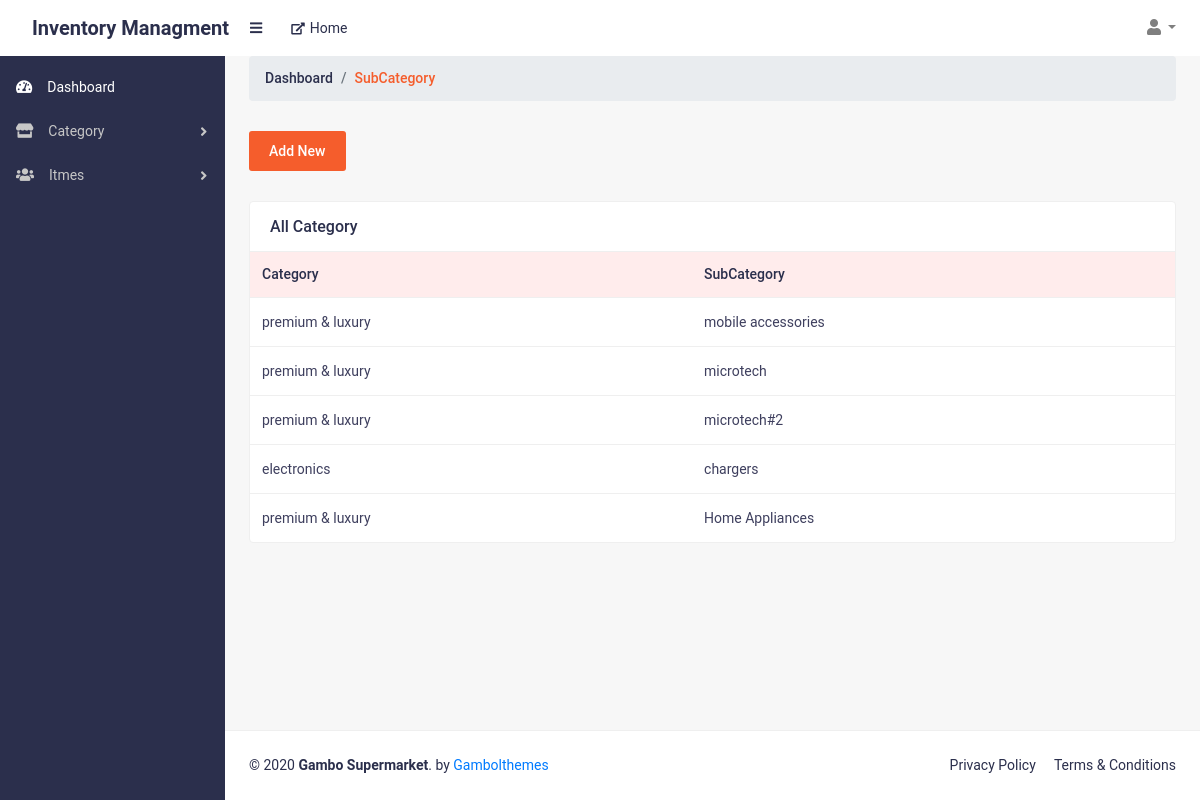
Before: /allSubCategory (signed in) with the older database file.
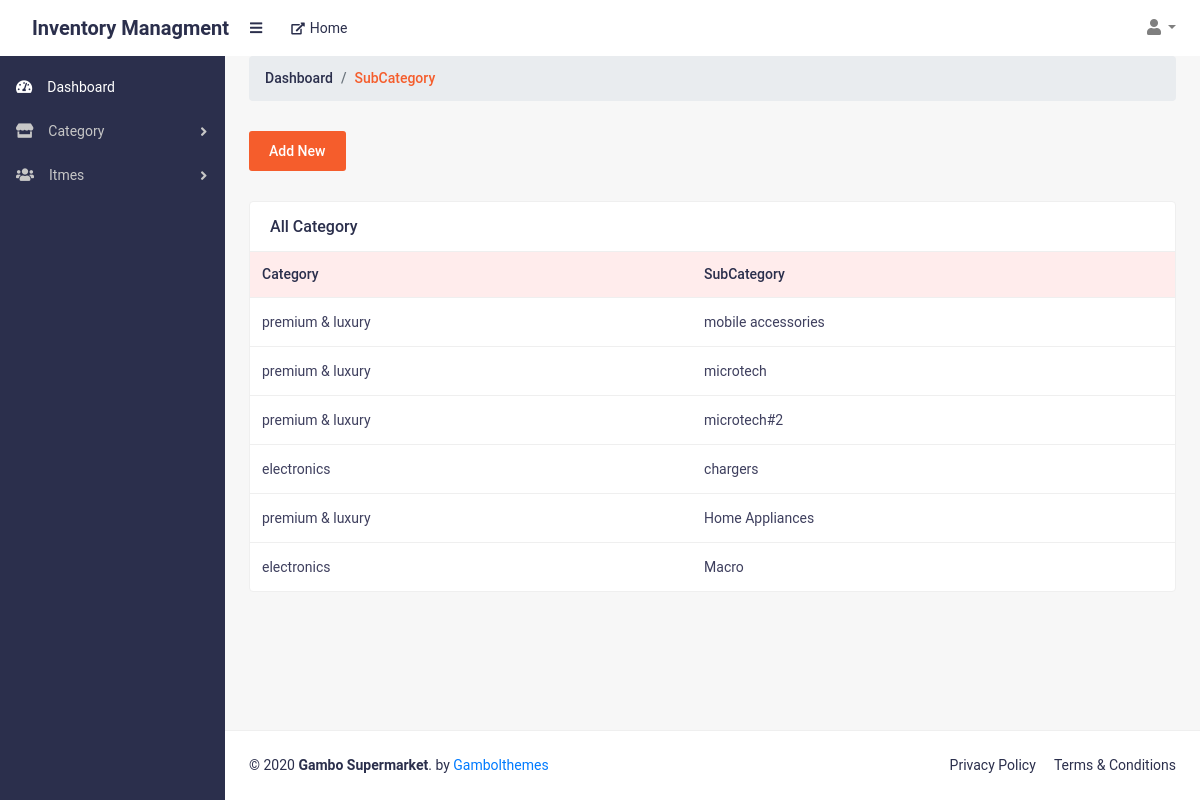
After: the same page with the newer database file.
### web/models.py (models this page shows, shortened)
class subCategory(models.Model):
    sub_Category_Id = models.AutoField(primary_key=True)
    sub_Category_name  = models.CharField(max_length=200, default="",unique=True)
    Category_Id=models.ForeignKey(Category , on_delete=models.SET_NULL,blank=True,null=True)

class Category(models.Model):
    Category_Id = models.AutoField(primary_key=True)
    Category_name  = models.CharField(max_length=200, default="",unique=True)
    Super_Admin_Id=models.ForeignKey(Super_AdminAccount , on_delete=models.SET_NULL,blank=True,null=True)
    def __str__(self):
        return self.Category_name

### web/views.py (the view)
# urls.py: path('allSubCategory',allSubCategory.as_view(),name="allSubCategory"),
class allSubCategory(View):
    def get(self,request):
        try:
            sessionhandle = checkAdminSession(self,request)
            if sessionhandle:
                data = subCategory.objects.all()
                return render(request,'superadmin/subcategory.html',{'data':data})
            return redirect('superadminlogin')
        except:
            return redirect('superadminlogin')

### web/views.py (called while the page is built)
def checkAdminSession(self,request):
    if request.session.has_key('adminid'):
        return True
    else:
        return False

### templates/superadmin/subcategory.html
{% extends 'superadmin/base.html' %}
{% load static %}
{% block body %}
<main>
    <div class="container-fluid">
        <ol class="breadcrumb mb-30">
            <li class="breadcrumb-item"><a href="#">Dashboard</a></li>
            <li class="breadcrumb-item active">SubCategory </li>
        </ol>
        <div class="row justify-content-between">
            <div class="col-lg-12">
                <a href="/addSubCategory" class="add-btn hover-btn">Add New</a>
            </div>
            <div class="col-lg-12 col-md-12">
                <div class="card card-static-2 mt-30 mb-30">
                    <div class="card-title-2">
                        <h4>All Category</h4>
                    </div>
                    <div class="card-body-table">
                        <div class="table-responsive">
                            <table class="table ucp-table table-hover">
                                <thead>
                                    <tr>
                                        <th>Category</th>
                                        <th>SubCategory</th>
                                    </tr>
                                </thead>
                                <tbody>
                                {% for i in data  %}
                                    <tr>
                                        <td>{{i.Category_Id}}</td>
                                        <td>{{i.sub_Category_name}}</td>
                                    </tr>
                                {% endfor %}
                                </tbody>
                            </table>
                        </div>
                    </div>
                </div>
            </div>
        </div>
    </div>
</main>
{% endblock body %}

### templates/superadmin/base.html (shortened to what this page needs)
{% load static %}
{% include 'superadmin/header.html' %}
<body class="sb-nav-fixed">
    <nav class="sb-topnav navbar navbar-expand navbar-light bg-clr">
        <a class="navbar-brand logo-brand" href="/Dashboard">Inventory Managment</a>
        <button class="btn btn-link btn-sm order-1 order-lg-0" id="sidebarToggle" href="#"><i
                class="fas fa-bars"></i></button>
        <a href="/Dashboard" class="frnt-link"><i
                class="fas fa-external-link-alt"></i>Home</a>
        <ul class="navbar-nav ml-auto mr-md-0">
            <li class="nav-item dropdown">
                <a class="nav-link dropdown-toggle" id="userDropdown" href="#" role="button" data-toggle="dropdown"
                    aria-haspopup="true" aria-expanded="false"><i class="fas fa-user fa-fw"></i></a>
            </li>
        </ul>
    </nav>
    <div id="layoutSidenav">
        <div id="layoutSidenav_nav">
            <nav class="sb-sidenav accordion sb-sidenav-dark" id="sidenavAccordion">
                <div class="sb-sidenav-menu">
                    <div class="nav">
                        <a class="nav-link active" href="/Dashboard">
                            <div class="sb-nav-link-icon"><i class="fas fa-tachometer-alt"></i></div>
                            Dashboard
                        </a>
                        <a class="nav-link collapsed" href="#" data-toggle="collapse" data-target="#collapseShops"
                            aria-expanded="false" aria-controls="collapseShops">
                            <div class="sb-nav-link-icon"><i class="fas fa-store"></i></div>
                            Category
                            <div class="sb-sidenav-collapse-arrow"><i class="fas fa-angle-down"></i></div>
                        </a>
                        <a class="nav-link collapsed" href="#" data-toggle="collapse" data-target="#cRiders"
                            aria-expanded="false" aria-controls="collapseShops">
                            <div class="sb-nav-link-icon"><i class="fas fa-users"></i></div>
                            Itmes
                            <div class="sb-sidenav-collapse-arrow"><i class="fas fa-angle-down"></i></div>
                        </a>
                    </div>
                </div>
            </nav>
        </div>
        <div id="layoutSidenav_content">
            {% block body %}
            {% endblock body %}
            {% include 'superadmin/footer.html' %}

### templates/superadmin/header.html (shortened to what this page needs)
{% load static %}
<!DOCTYPE html>
<html lang="en">
<head>
<link href="{% static '' %}assets/css/styles.css" rel="stylesheet">
<link href="{% static '' %}assets/css/admin-style.css" rel="stylesheet">
<link href="{% static '' %}assets/vendor/bootstrap/css/bootstrap.min.css" rel="stylesheet">
<link href="{% static '' %}assets/vendor/fontawesome-free/css/all.min.css" rel="stylesheet">
</head>

### templates/superadmin/footer.html (shortened to what this page needs)
{% load static %}
<footer class="py-4 bg-footer mt-auto">
    <div class="container-fluid">
        <div class="d-flex align-items-center justify-content-between small">
            <div class="text-muted-1">© 2020 <b>Gambo Supermarket</b>. by <a
                    href="https://themeforest.net/user/gambolthemes">Gambolthemes</a></div>
            <div class="footer-links">
                <a href="https://gambolthemes.net/html-items/gambo_supermarket_demo/privacy_policy.html">Privacy
                    Policy</a>
                <a href="https://gambolthemes.net/html-items/gambo_supermarket_demo/term_and_conditions.html">Terms
                    &amp; Conditions</a>
            </div>
        </div>
    </div>
</footer>
</div>
</div>
</body>
</html>

### static/assets/css/styles.css (style rules this page uses)
html { font-family:roboto,sans-serif!important;line-height:1.15;-webkit-text-size-adjust:100%;-webkit-tap-highlight-color:transparent }
article,aside,figcaption,figure,footer,header,hgroup,main,nav,section { display:block }
body { margin:0;font-family:roboto,sans-serif!important;font-size:1rem;font-weight:400;line-height:1.5;color:#2b2f4c;text-align:left;background-color:#f7f7f7 }
h1,h2,h3,h4,h5,h6 { margin-top:0;margin-bottom:.5rem }
ol,ul,dl { margin-top:0;margin-bottom:1rem }
b,strong { font-weight:bolder }
a { color:#007bff;text-decoration:none;background-color:transparent }
table { border-collapse:collapse }
button { outline:none;box-shadow:inset 0 0 0 rgba(0,0,0,.1)!important }
th { text-align:inherit }
h1,h2,h3,h4,h5,h6,.h1,.h2,.h3,.h4,.h5,.h6 { margin-bottom:.5rem;font-weight:500;line-height:1.2 }
h4,.h4 { font-size:1.5rem }
small,.small { font-size:80%;font-weight:400 }
@media (min-width:576px) { .frnt-link { margin-left:0 } }
html,body { height:100% }
.container,.container-fluid,.container-sm,.container-md,.container-lg,.container-xl { padding-left:1.5rem;padding-right:1.5rem }
#layoutSidenav { display:flex }
#layoutSidenav #layoutSidenav_nav { flex-basis:225px;flex-shrink:0;transition:transform .15s ease-in-out;z-index:1038;transform:translateX(-225px) }
#layoutSidenav #layoutSidenav_content { position:relative;display:flex;flex-direction:column;justify-content:space-between;min-width:0;flex-grow:1;min-height:calc(100vh - 56px);margin-left:-225px }
@media (min-width:992px) { #layoutSidenav #layoutSidenav_nav { transform:translateX(0) } }
@media (min-width:992px) { #layoutSidenav #layoutSidenav_content { margin-left:0;transition:margin .15s ease-in-out } }
.sb-nav-fixed .sb-topnav { z-index:1039 }
.sb-nav-fixed #layoutSidenav #layoutSidenav_nav { width:225px;height:100vh;z-index:1038 }
.sb-nav-fixed #layoutSidenav #layoutSidenav_nav .sb-sidenav { padding-top:56px }
.sb-nav-fixed #layoutSidenav #layoutSidenav_nav .sb-sidenav .sb-sidenav-menu { overflow-y:auto;padding-top:10px }
.sb-nav-fixed #layoutSidenav #layoutSidenav_content { padding-left:225px;top:56px;background-color:#f7f7f7!important }
.nav .nav-link .sb-nav-link-icon,.sb-sidenav-menu .nav-link .sb-nav-link-icon { margin-right:.5rem }
.sb-topnav { padding-left:0;height:56px;z-index:1039 }
.sb-topnav .navbar-brand { width:225px;padding-left:1rem;padding-right:1rem;margin:0 }
.sb-topnav.navbar-light #sidebarToggle { color:#2b2f4c }
.sb-sidenav { display:flex;flex-direction:column;height:100%;flex-wrap:nowrap }
.sb-sidenav .sb-sidenav-menu { flex-grow:1 }
.sb-sidenav .sb-sidenav-menu .nav { flex-direction:column;flex-wrap:nowrap }
.sb-sidenav .sb-sidenav-menu .nav .nav-link { display:flex;align-items:center;padding-top:.7rem;padding-bottom:.7rem;font-weight:400;font-size:14px;position:relative }
.sb-sidenav .sb-sidenav-menu .nav .nav-link .sb-nav-link-icon { font-size:.9rem }
.sb-sidenav .sb-sidenav-menu .nav .nav-link .sb-sidenav-collapse-arrow { display:inline-block;margin-left:auto;transition:transform .15s ease }
.sb-sidenav .sb-sidenav-menu .nav .nav-link.collapsed .sb-sidenav-collapse-arrow { transform:rotate(-90deg) }
.sb-sidenav-dark { background-color:#2b2f4c;color:rgba(255,255,255,.5) }
.sb-sidenav-dark .sb-sidenav-menu .nav-link { color:#c7c7c7 }
.sb-sidenav-dark .sb-sidenav-menu .nav-link .sb-nav-link-icon { color:#c7c7c7;margin-right:15px }
.sb-sidenav-dark .sb-sidenav-menu .nav-link .sb-sidenav-collapse-arrow { color:#c7c7c7 }
.sb-sidenav-dark .sb-sidenav-menu .nav-link.active { color:#fff }
.sb-sidenav-dark .sb-sidenav-menu .nav-link.active .sb-nav-link-icon { color:#fff }

Changed rows visible on the page:
added subCategory: Category_Id "electronics", sub_Category_name "Macro"
